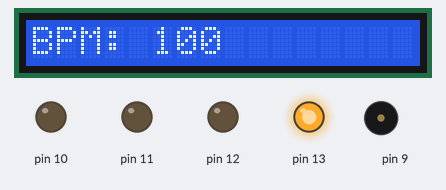
Bench run of a sketch on a simulated Arduino Uno, built with avr-gcc and run on an emulated ATmega328P. Shown: 16×1 character LCD, output pins drawn as LEDs (lit = HIGH), buzzer (waves = sounding).

Above: at 0.51 s.
At 1.41 s:
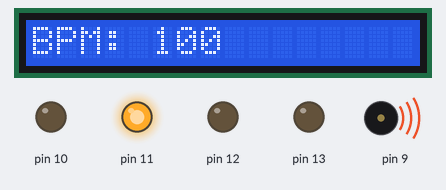
At 2.01 s:
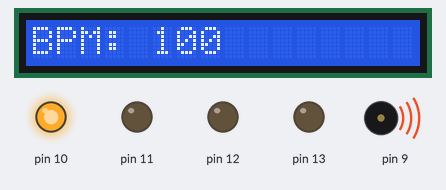
At 2.61 s:
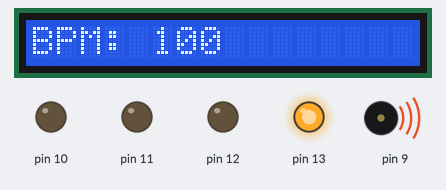
Timing chart, 0 to 40.0 s (numbered marks = the images above):
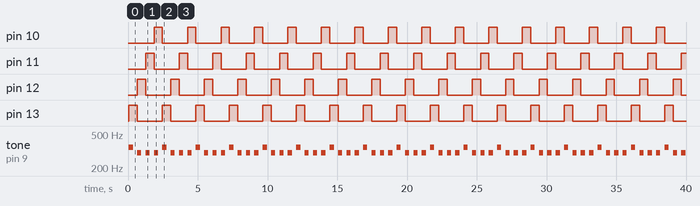

The sketch:

metronome.ino
```cpp
#include <LiquidCrystal.h>

LiquidCrystal lcd(7, 6, 5, 4, 3, 2);
int bpm = 100; //change bpm here, use 0 < value < 200 for best results
String display = "BPM: "; //needed for lcd to work idk

void setup() {
  //initialize led and piezo pins
  pinMode(13, OUTPUT);
  pinMode(12, OUTPUT);
  pinMode(11, OUTPUT);
  pinMode(10, OUTPUT);
  pinMode(9, OUTPUT);
  //initialize lcd and display bpm
  lcd.begin(16, 1);
  lcd.clear();
  lcd.setCursor(0, 0);
  lcd.print(display + bpm);
}

//flashes led for duration dependent on bpm
void increment(int pin) {
  digitalWrite(pin, HIGH);
  delay(60000/bpm); // 60000 / 120 = 500ms = 0.5s delay = 120bpm
  digitalWrite(pin, LOW);
}

//flashes leds and beeps piezo one by one
void loop() {
  tone(9, 350, 300);
  increment(13);
  tone(9, 300, 300);
  increment(12);
  tone(9, 300, 300);
  increment(11);
  tone(9, 300, 300);
  increment(10);

}
```

Measured:
- by itself, pin 10–13: alternates HIGH for 0.60 s and LOW for 1.8 s
- by itself, tone on pin 9: repeats every 2.4 s: 3 × (silent 0.30 s, 300 Hz 0.30 s), silent 0.30 s, 350 Hz 0.30 s
